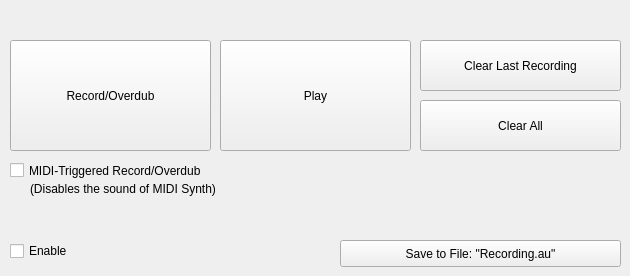
    <widget class="QWidget" name="tab_14">
     <attribute name="title">
      <string>Looper</string>
     </attribute>
     <widget class="QCheckBox" name="checkBox_14">
      <property name="geometry">
       <rect>
        <x>10</x>
        <y>240</y>
        <width>71</width>
        <height>22</height>
       </rect>
      </property>
      <property name="text">
       <string>Enable</string>
      </property>
     </widget>
     <widget class="QPushButton" name="pushButton_3">
      <property name="geometry">
       <rect>
        <x>10</x>
        <y>40</y>
        <width>201</width>
        <height>111</height>
       </rect>
      </property>
      <property name="text">
       <string>Record/Overdub</string>
      </property>
     </widget>
     <widget class="QPushButton" name="pushButton_4">
      <property name="geometry">
       <rect>
        <x>220</x>
        <y>40</y>
        <width>191</width>
        <height>111</height>
       </rect>
      </property>
      <property name="text">
       <string>Play</string>
      </property>
     </widget>
     <widget class="QPushButton" name="pushButton_5">
      <property name="geometry">
       <rect>
        <x>420</x>
        <y>100</y>
        <width>201</width>
        <height>51</height>
       </rect>
      </property>
      <property name="text">
       <string>Clear All</string>
      </property>
     </widget>
     <widget class="QPushButton" name="pushButton_6">
      <property name="geometry">
       <rect>
        <x>420</x>
        <y>40</y>
        <width>201</width>
        <height>51</height>
       </rect>
      </property>
      <property name="text">
       <string>Clear Last Recording</string>
      </property>
     </widget>
     <widget class="QPushButton" name="LooperSave">
      <property name="geometry">
       <rect>
        <x>340</x>
        <y>240</y>
        <width>281</width>
        <height>27</height>
       </rect>
      </property>
      <property name="text">
       <string>Save to File: &quot;Recording.au&quot;</string>
      </property>
     </widget>
     <widget class="QCheckBox" name="checkBox_15">
      <property name="geometry">
       <rect>
        <x>10</x>
        <y>160</y>
        <width>241</width>
        <height>21</height>
       </rect>
      </property>
      <property name="text">
       <string>MIDI-Triggered Record/Overdub </string>
      </property>
     </widget>
     <widget class="QLabel" name="label_93">
      <property name="geometry">
       <rect>
        <x>30</x>
        <y>180</y>
        <width>231</width>
        <height>17</height>
       </rect>
      </property>
      <property name="text">
       <string>(Disables the sound of MIDI Synth)</string>
      </property>
     </widget>
    </widget>
